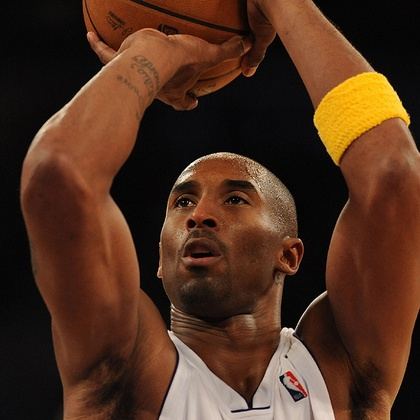
%> input picture 混沌算法加密图像/3.jpg, 420 x 420 px, shrunk from 660 x 660 before the run, given in place of 加密后的aaa2.bmp, which was not available
$ octave imageTest3_0.m   (GNU Octave 9; MATLAB toolbox functions it lacks are replaced by stand-ins)
%> lines starting %> are read from the running program, lines starting %| are printed output that depends on the picture; pictures that were not available may be replaced by others from this repository, and a replacement may not be noted
%混沌加密的解密程序，输入的解密密钥即是加密密钥
%注意：使用非立即加密和解密的算法进行数字图像加密时，当对jpg格式的图像进行加密后
%的写入，再在解密程序中读入加密后的jpg的图片，图片会部分失真，而利用bmp格式的图像
%进行写入和读出时就不会出现这样的情况，由于jpg格式的图像是有损压缩，虽然是同一张
%图像写入和读出的数字图像的RGB值已经不同了；与此相反bmp格式的图像是无损压缩，因此
%不会出现这样的情况。
clear;
RGBS1 = imread('加密后的aaa2.bmp', 'bmp');
%> RGBS1 is the input picture: size 420x420x3 uint8; mean R, G, B 80.5, 49.4, 31.8
RGBS1 = imnoise(RGBS1, 'salt & pepper', 0.1);
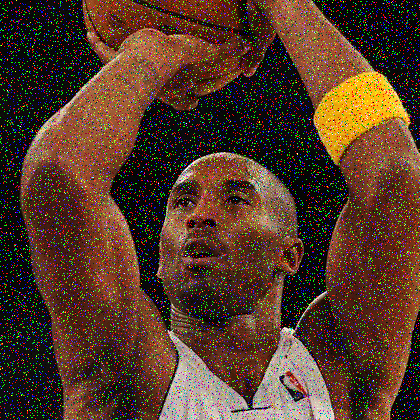
%> RGBS1: size 420x420x3 uint8; mean R, G, B 85.3, 57.1, 41.5
s1 = size(RGBS1);
%> s1 = [420 420 3]
N1 = s1(1) * s1(2) * s1(3);
%> N1 = 529200
%m = 1:N;
m1(1) = input('输入解密密钥： ');
%> the answer given: 3
disp('解密中...');
figure(1);subplot(211);imshow(RGBS1);subplot(212);imhist(RGBS1)
%> after `imhist(RGBS1)`:
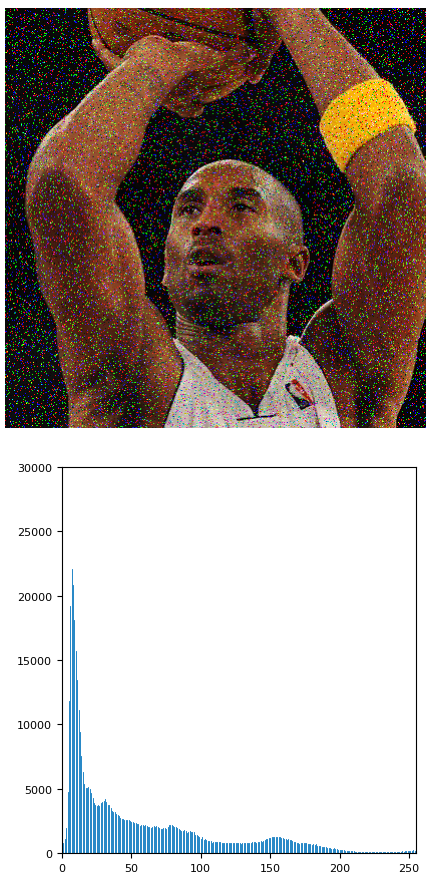
%> figure redrawn from the program's plot data, 2 panels
for i1 = 1:N1-1
    %构造混沌序列
    m1(i1+1) = 4 * m1(i1) - 4 * m1(i1)^2;
end
%RGBE = zeros(s(1), s(2), s(3));
m1 = mod(m1 * 1000, 256);
m1 = uint8(m1);
n1 = 1;
for i1 = 1:s1(3)
    for j1 = 1:s1(2)
        for k1 = 1:s1(1)
            %这里不能使用RGBS1，由于jpg是有损压缩格式，读入和读出存在误差；
            %故使用加密后没写入jpg格式时的RGB;
            %RGBE(k1, j1, i1) = bitxor(m1(n1), RGBS1(k1, j1, i1));
            RGBE(k1, j1, i1) = bitxor(m1(n1), RGBS1(k1, j1, i1));
            n1 = n1 + 1;
        end
    end
end
%> after the loop, n1 = 529201
disp('解密成功!');
imwrite(RGBE, '解密后的bb2.jpg', 'jpg');
figure(2);subplot(211); imshow(RGBE); title('解密后的图片'); subplot(212);imhist(RGBE)
%> after `imhist(RGBE)`:
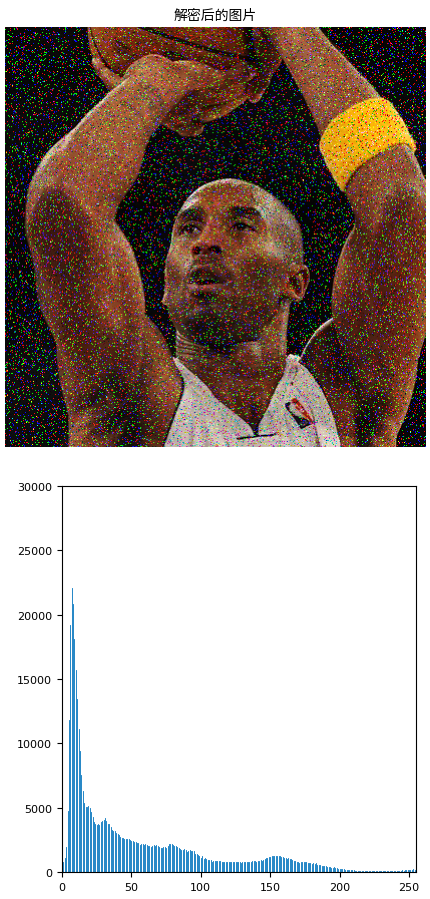
%> figure redrawn from the program's plot data, 2 panels
